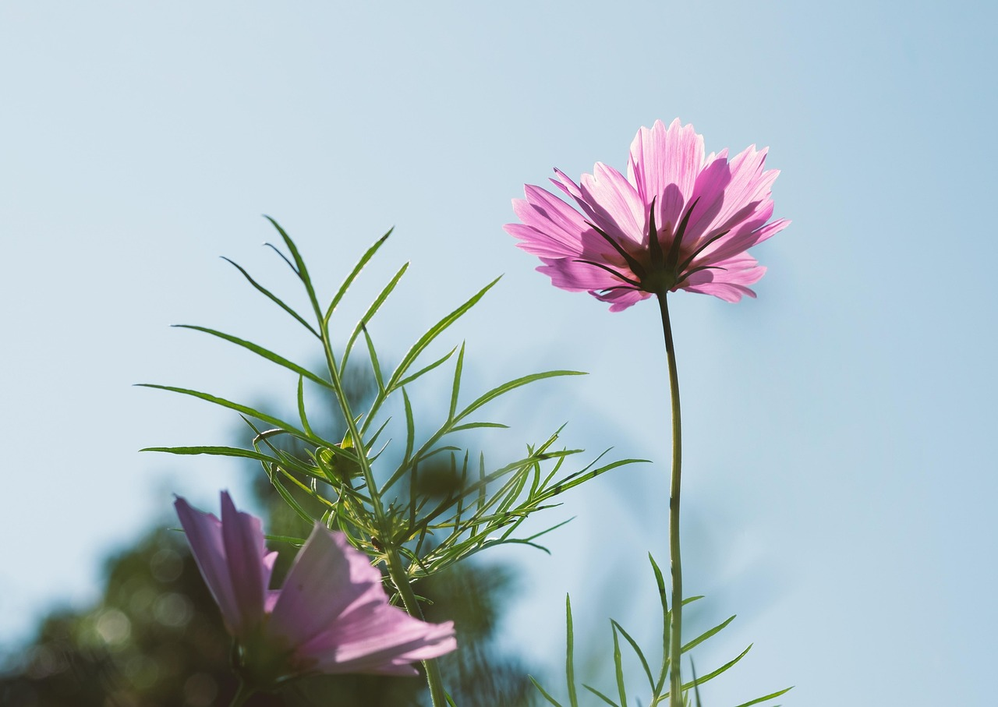
//> input picture test/resources/test_image.png, 998 x 707 px, shrunk from 1280 x 907 before the run
$ ./main   (built with g++ and OpenCV 4)
//> lines starting //> are read from the running program, lines starting //| are printed output that depends on the picture; after the words box and inside, x2 and y2 are one past the last pixel; in counts of white or black regions, pixels touching at a corner belong together
#include <iostream>
#include <opencv2/opencv.hpp>

int main(){
    // 读取彩色图片
    cv::Mat img = cv::imread("resources/test_image.png");
//> img is the input picture: 707 rows x 998 cols, CV_8UC3; mean B, G, R 195.1, 187.3, 171.9
    if(img.empty()) {
        std::cerr << "无法加载图片 resources/test_image.png" << std::endl;
        return 1;
    }
    // 图像裁剪为左上角1/4
    int crop_w = img.cols / 2;
//> crop_w = 499
    int crop_h = img.rows / 2;
//> crop_h = 353
    cv::Rect roi(0, 0, crop_w, crop_h);
//> roi = Rect(0, 0, 499, 353)
    cv::Mat img_cropped = img(roi);
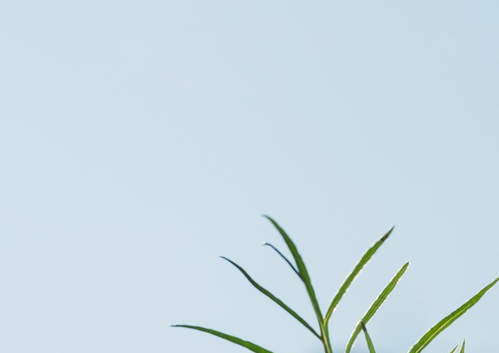
//> img_cropped: 353 rows x 499 cols, CV_8UC3; mean B, G, R 228.2, 219.9, 202.5
    cv::imwrite("../output/cropped_top_left.png", img_cropped);
    cv::imshow("Cropped Top-Left 1/4", img_cropped);
    cv::waitKey(0);

    // 图像旋转35度
    cv::Point2f center(img.cols/2.0F, img.rows/2.0F);
//> center = Point(499, 353.5)
    cv::Mat rot_mat = cv::getRotationMatrix2D(center, 35, 1.0);
    cv::Mat img_rotated;
    cv::warpAffine(img, img_rotated, rot_mat, img.size());
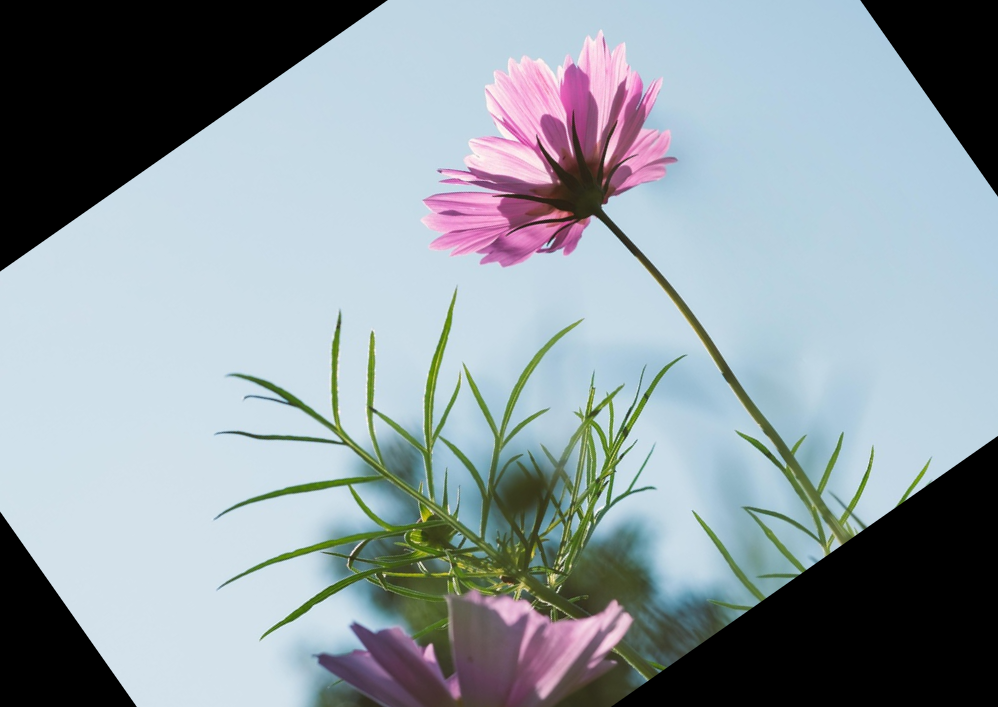
//> img_rotated: 707 rows x 998 cols, CV_8UC3; mean B, G, R 162.2, 155.5, 143.5
    cv::imwrite("../output/rotated.png", img_rotated);
    cv::imshow("Rotated Image", img_rotated);
    cv::waitKey(0);

    // 转为灰度图
    cv::Mat gray;
    cv::cvtColor(img, gray, cv::COLOR_BGR2GRAY);
    // 显示灰度图
    cv::imwrite("../output/gray.png", gray);
    cv::imshow("Gray Image", gray);
    cv::waitKey(0);
    // 转为HSV图
    cv::Mat hsv;
    cv::cvtColor(img, hsv, cv::COLOR_BGR2HSV);
//> hsv: 707 rows x 998 cols, CV_8UC3; mean H, S, V 96.3, 52.1, 201.5
    // 显示HSV图（注意：直接显示HSV效果不直观，通常用于后续处理）
    cv::imwrite("../output/hsv.png", hsv);
    cv::imshow("HSV Image", hsv);
    cv::waitKey(0);

    // 对HSV图像应用均值滤波
    cv::Mat hsv_blur;
    cv::blur(hsv, hsv_blur, cv::Size(5, 5));
//> hsv_blur: 707 rows x 998 cols, CV_8UC3; mean H, S, V 96.3, 52.1, 201.5
    cv::imwrite("../output/hsv_mean_blur.png", hsv_blur);
    cv::imshow("HSV Mean Blur", hsv_blur);
    cv::waitKey(0);

    // 对均值滤波后的图像应用高斯滤波
    cv::Mat hsv_gauss;
    cv::GaussianBlur(hsv_blur, hsv_gauss, cv::Size(5, 5), 0);
//> hsv_gauss: 707 rows x 998 cols, CV_8UC3; mean H, S, V 96.3, 52.1, 201.5
    cv::imwrite("../output/hsv_gaussian_blur.png", hsv_gauss);
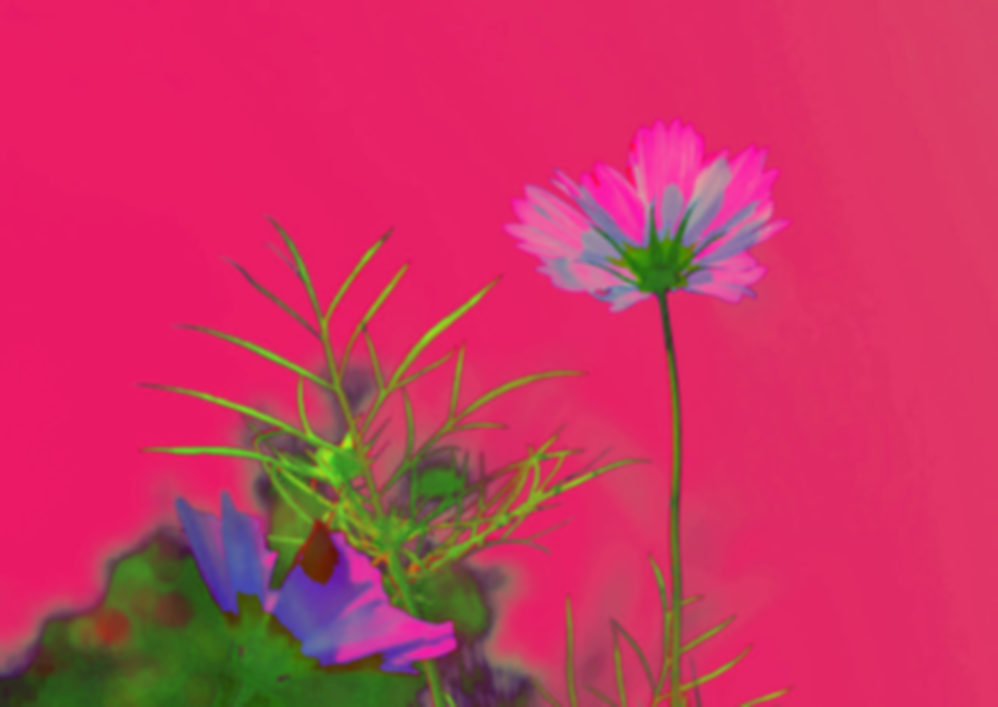
//> saved as hsv_gaussian_blur.png: 707 rows x 998 cols, CV_8UC3; mean B, G, R 96.3, 52.1, 201.5
    cv::imshow("HSV Gaussian Blur", hsv_gauss);
    cv::waitKey(0);

    // HSV方法提取红色区域
    cv::Mat red_mask1, red_mask2, red_mask;
    cv::inRange(hsv_gauss, cv::Scalar(0, 70, 50), cv::Scalar(10, 255, 255), red_mask1);
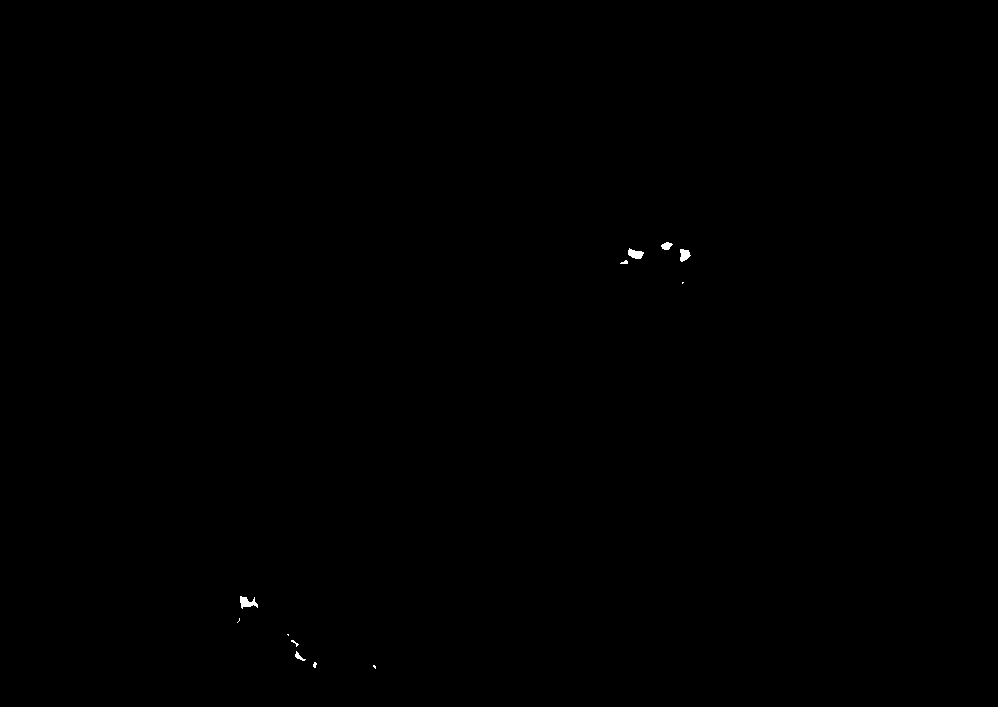
//> red_mask1: 707 rows x 998 cols, CV_8UC1; 0.07% white; 12 white regions (6 under 20 px), largest, box (x1, y1, x2, y2) and area: (240, 596, 258, 609) 131, (628, 248, 644, 259) 113, (680, 249, 691, 262) 100, (661, 242, 673, 250) 64, (295, 651, 306, 661) 42, (620, 260, 628, 264) 21
    cv::inRange(hsv_gauss, cv::Scalar(170, 70, 50), cv::Scalar(180, 255, 255), red_mask2);
//> red_mask2: 707 rows x 998 cols, CV_8UC1; 0.06% white; 12 white regions (9 under 20 px), largest, box (x1, y1, x2, y2) and area: (233, 574, 260, 592) 342, (297, 632, 307, 640) 24, (665, 222, 672, 226) 23
    cv::bitwise_or(red_mask1, red_mask2, red_mask);
//> red_mask: 707 rows x 998 cols, CV_8UC1; 0.14% white; 24 white regions (15 under 20 px)
    cv::imwrite("../output/red_area_mask.png", red_mask);
    cv::imshow("Red Area Mask", red_mask);
    cv::waitKey(0);

    // 寻找红色区域外轮廓
    std::vector<std::vector<cv::Point>> contours;
    cv::findContours(red_mask, contours, cv::RETR_EXTERNAL, cv::CHAIN_APPROX_SIMPLE);
//> contours = 24 contours, 18 with area under 20; largest, box (x1, y1, x2, y2) and area: (233, 574, 260, 592) 304, (240, 596, 258, 609) 102, (628, 248, 644, 259) 93, (680, 249, 691, 262) 82, (661, 242, 673, 250) 50, (295, 651, 306, 661) 28

    // 在原图上绘制外轮廓和bounding box
    cv::Mat result = img.clone();
    // 绘制任意圆形
    cv::circle(result, cv::Point(100, 100), 50, cv::Scalar(0, 255, 255), 3);
    // 绘制任意方形
    cv::rectangle(result, cv::Rect(200, 50, 80, 80), cv::Scalar(255, 255, 0), 3);
    // 绘制任意文字
    cv::putText(result, "OpenCV Demo", cv::Point(50, 250), cv::FONT_HERSHEY_SIMPLEX, 1.0, cv::Scalar(255,0,255), 2);

    // 绘制红色外轮廓和bounding box
    for(size_t i = 0; i < contours.size(); ++i) {
        cv::drawContours(result, std::vector<std::vector<cv::Point>>{contours[i]}, -1, cv::Scalar(0,255,0), 2);
        cv::Rect bbox = cv::boundingRect(contours[i]);
        cv::rectangle(result, bbox, cv::Scalar(255,0,0), 2);
        double area = cv::contourArea(contours[i]);
        std::cout << "轮廓 " << i << " 的面积: " << area << std::endl;
    }
//> this loop made 24 passes
//> (bbox, area) on passes 3, 9, 10, 17, 18, 21: (Rect(295, 651, 11, 10), 28.5), (Rect(240, 596, 18, 13), 102), (Rect(233, 574, 27, 18), 304), (Rect(680, 249, 11, 13), 82), (Rect(628, 248, 16, 11), 93), (Rect(661, 242, 12, 8), 50.5)
//| 轮廓 0 的面积: 3.5
//| 轮廓 1 的面积: 10
//| 轮廓 2 的面积: 28.5
//| 轮廓 3 的面积: 7
//| 轮廓 4 的面积: 9.5
//| 轮廓 5 的面积: 0.5
//| 轮廓 6 的面积: 12.5
//| 轮廓 7 的面积: 0
//> (output is shown up to pass 8 of 24)
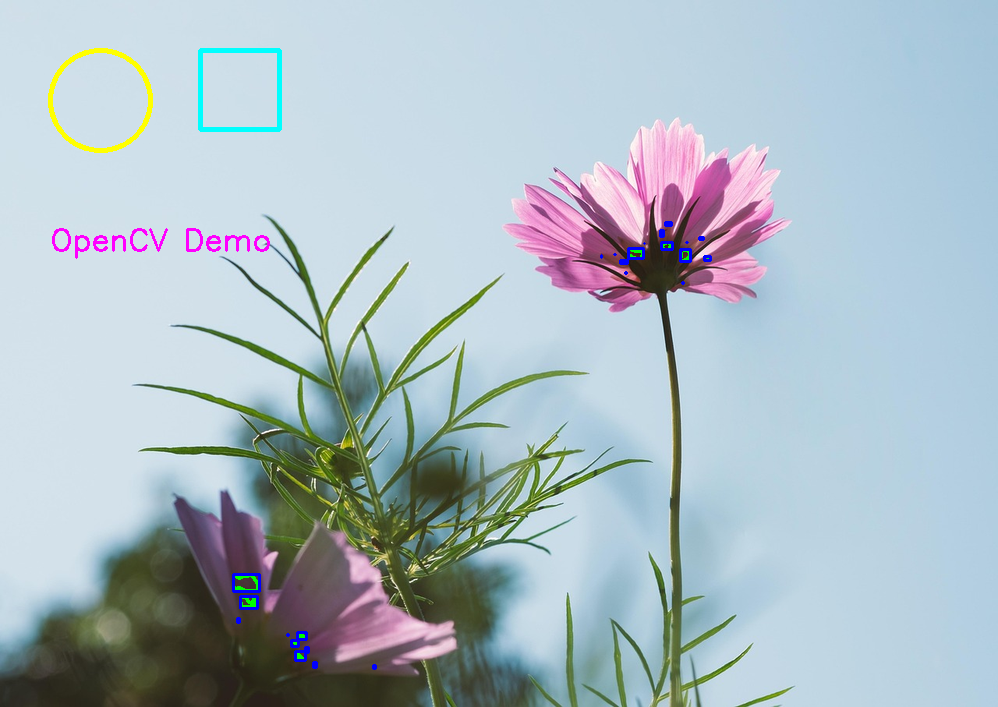
//> result: 707 rows x 998 cols, CV_8UC3; mean B, G, R 195.1, 186.9, 171.4
    cv::imwrite("../output/draw_shapes_red_features.png", result);
    cv::imshow("Draw Shapes & Red Features", result);
    cv::waitKey(0);
    // --------- 高亮区域处理流程 ---------
    // 1. 提取高亮区域（假设高亮为亮度高的区域，使用HSV的V通道阈值）
    cv::Mat highlight_mask;
    cv::inRange(hsv_gauss, cv::Scalar(0, 0, 200), cv::Scalar(180, 30, 255), highlight_mask);
//> highlight_mask: 707 rows x 998 cols, CV_8UC1; 21.3% white; 48 white regions (28 under 20 px), largest, box (x1, y1, x2, y2) and area: (0, 0, 385, 593) 143828, (332, 248, 416, 343) 2284, (181, 456, 226, 491) 899
    cv::imwrite("../output/highlight_mask.png", highlight_mask);
    cv::imshow("Highlight Mask", highlight_mask);
    cv::waitKey(0);

    // 2. 灰度化（高亮掩码本身已是单通道，可直接处理）
    cv::Mat highlight_gray = highlight_mask.clone();
    cv::imwrite("../output/highlight_gray.png", highlight_gray);
    cv::imshow("Highlight Gray", highlight_gray);
    cv::waitKey(0);

    // 3. 二值化
    cv::Mat highlight_bin;
    cv::threshold(highlight_gray, highlight_bin, 128, 255, cv::THRESH_BINARY);
    cv::imwrite("../output/highlight_binary.png", highlight_bin);
    cv::imshow("Highlight Binary", highlight_bin);
    cv::waitKey(0);

    // 4. 膨胀
    cv::Mat highlight_dilate;
    cv::dilate(highlight_bin, highlight_dilate, cv::Mat(), cv::Point(-1,-1), 2);
//> highlight_dilate: 707 rows x 998 cols, CV_8UC1; 23% white; 34 white regions, largest, box (x1, y1, x2, y2) and area: (0, 0, 395, 595) 151669, (330, 246, 418, 345) 3413, (626, 114, 721, 167) 1804
    cv::imwrite("../output/highlight_dilate.png", highlight_dilate);
    cv::imshow("Highlight Dilate", highlight_dilate);
    cv::waitKey(0);

    // 5. 腐蚀
    cv::Mat highlight_erode;
    cv::erode(highlight_dilate, highlight_erode, cv::Mat(), cv::Point(-1,-1), 2);
//> highlight_erode: 707 rows x 998 cols, CV_8UC1; 21.4% white; 42 white regions (25 under 20 px), largest, box (x1, y1, x2, y2) and area: (0, 0, 393, 593) 145319, (332, 248, 416, 343) 2427, (628, 116, 719, 165) 968
    cv::imwrite("../output/highlight_erode.png", highlight_erode);
    cv::imshow("Highlight Erode", highlight_erode);
    cv::waitKey(0);

    // 6. 漫水处理（以图像中心为种子点，填充高亮区域）
    cv::Mat flood = highlight_erode.clone();
    cv::Mat flood_mask = cv::Mat::zeros(flood.rows+2, flood.cols+2, CV_8UC1);
    cv::floodFill(flood, flood_mask, cv::Point(flood.cols/2, flood.rows/2), 128, 0, 0, 0, 4);
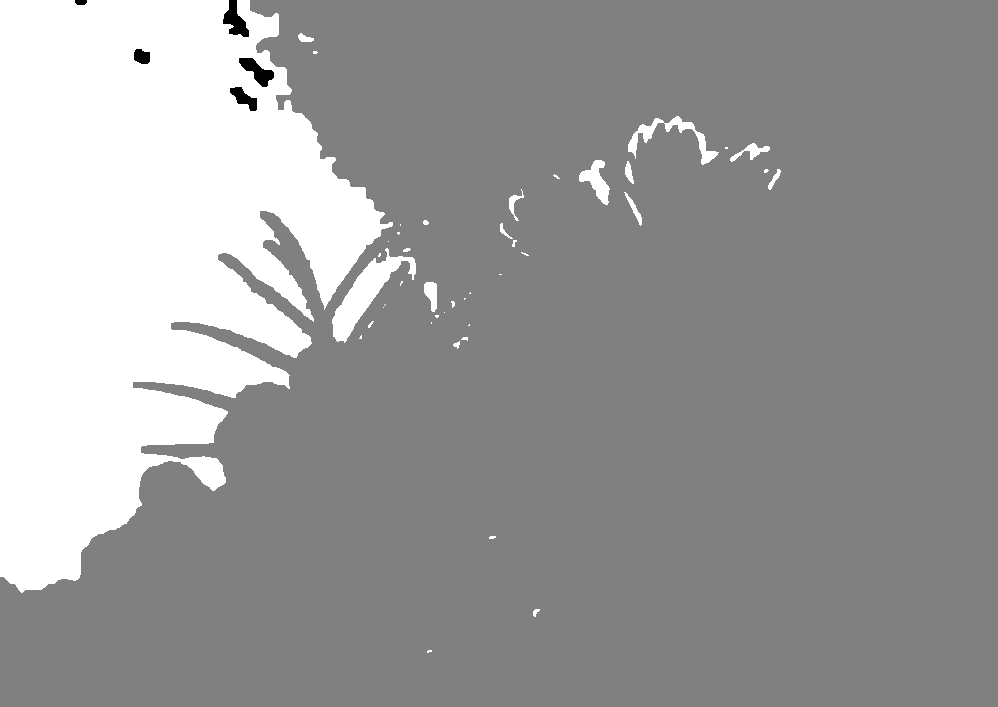
//> flood: 707 rows x 998 cols, CV_8UC1; min 0, max 255, mean 154.9
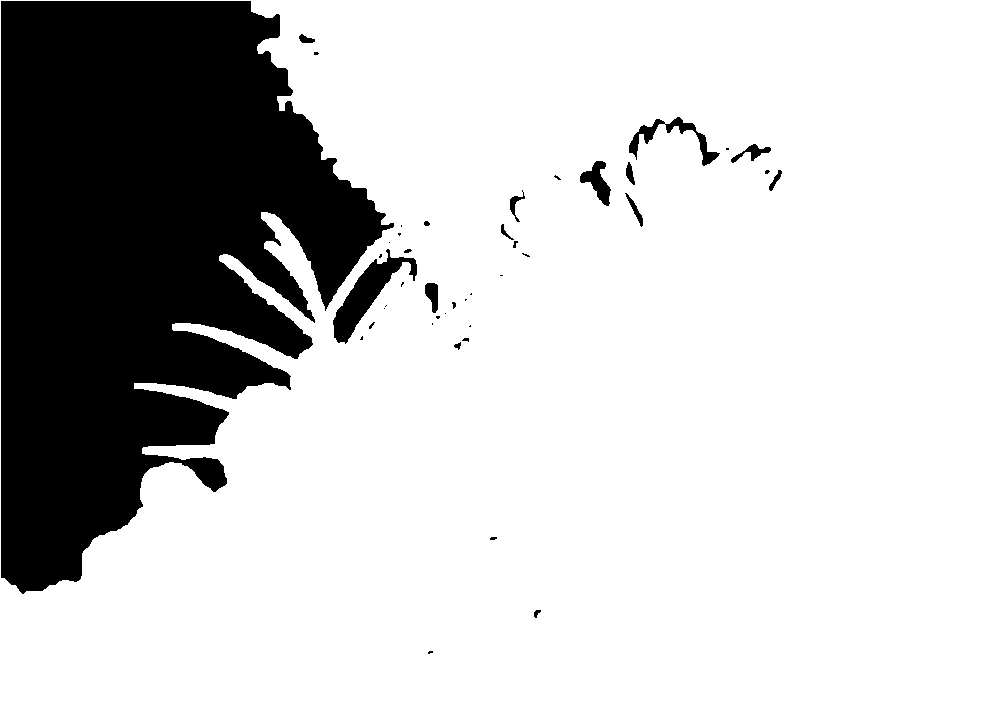
//> flood_mask: 709 rows x 1000 cols, CV_8UC1; values 0 (black) and 1 (white), 78.5% white; 42 black regions (25 under 20 px), largest, box (x1, y1, x2, y2) and area: (1, 1, 394, 594) 146862, (333, 249, 417, 344) 2427, (629, 117, 720, 166) 968
    cv::imwrite("../output/flood_fill.png", flood);
    cv::imshow("Flood Fill", flood);
    cv::waitKey(0);
    return 0;
}
